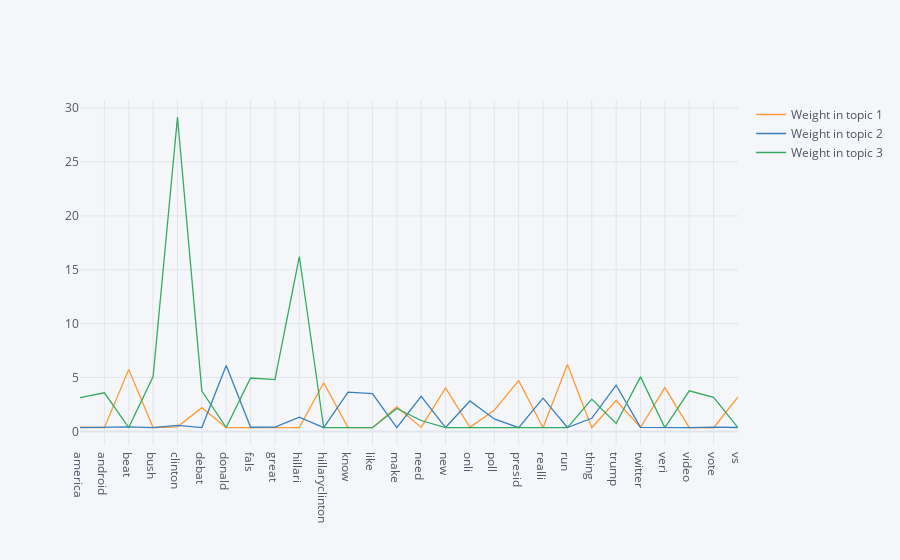

Notebook cell for this chart:
### Code cell
df.set_index('Words').iplot()

### Figure 1 — Plotly figure (JSON) as saved in the notebook; plotly's stock layout.template omitted (floating-point values rounded to 4 significant figures)
{"data": [{"line": {"color": "rgba(255, 153, 51, 1.0)", "dash": "solid", "shape": "linear", "width": 1.3}, "mode": "lines", "name": "Weight in topic 1", "text": "", "type": "scatter", "x": ["america", "android", "beat", "bush", "clinton", "debat", "donald", "fals", "great", "hillari", "hillaryclinton", "know", "like", "make", "need", "new", "onli", "poll", "presid", "realli", "run", "thing", "trump", "twitter", "veri", "video", "vote", "vs"], "y": [0.3818, 0.3473, 5.733, 0.3584, 0.422, 2.201, 0.3438, 0.3661, 0.3718, 0.3541, 4.515, 0.3532, 0.3428, 2.265, 0.3711, 4.037, 0.3713, 1.959, 4.703, 0.342, 6.206, 0.3376, 2.857, 0.3625, 4.065, 0.3443, 0.3367, 3.192]}, {"line": {"color": "rgba(55, 128, 191, 1.0)", "dash": "solid", "shape": "linear", "width": 1.3}, "mode": "lines", "name": "Weight in topic 2", "text": "", "type": "scatter", "x": ["america", "android", "beat", "bush", "clinton", "debat", "donald", "fals", "great", "hillari", "hillaryclinton", "know", "like", "make", "need", "new", "onli", "poll", "presid", "realli", "run", "thing", "trump", "twitter", "veri", "video", "vote", "vs"], "y": [0.3449, 0.3697, 0.4148, 0.3456, 0.553, 0.3498, 6.117, 0.3811, 0.3962, 1.321, 0.35, 3.637, 3.496, 0.3385, 3.255, 0.3564, 2.823, 1.156, 0.341, 3.083, 0.3583, 1.213, 4.282, 0.365, 0.3496, 0.3489, 0.3978, 0.3583]}, {"line": {"color": "rgba(50, 171, 96, 1.0)", "dash": "solid", "shape": "linear", "width": 1.3}, "mode": "lines", "name": "Weight in topic 3", "text": "", "type": "scatter", "x": ["america", "android", "beat", "bush", "clinton", "debat", "donald", "fals", "great", "hillari", "hillaryclinton", "know", "like", "make", "need", "new", "onli", "poll", "presid", "realli", "run", "thing", "trump", "twitter", "veri", "video", "vote", "vs"], "y": [3.127, 3.581, 0.3538, 5.087, 29.15, 3.743, 0.3598, 4.95, 4.804, 16.23, 0.3392, 0.3524, 0.3393, 2.125, 1.009, 0.3544, 0.3421, 0.3615, 0.3441, 0.3427, 0.3504, 2.992, 0.7346, 5.057, 0.3446, 3.766, 3.155, 0.3416]}], "layout": {"legend": {"bgcolor": "#F5F6F9", "font": {"color": "#4D5663"}}, "paper_bgcolor": "#F5F6F9", "plot_bgcolor": "#F5F6F9", "title": {"font": {"color": "#4D5663"}}, "xaxis": {"gridcolor": "#E1E5ED", "showgrid": true, "tickfont": {"color": "#4D5663"}, "title": {"font": {"color": "#4D5663"}, "text": ""}, "zerolinecolor": "#E1E5ED"}, "yaxis": {"gridcolor": "#E1E5ED", "showgrid": true, "tickfont": {"color": "#4D5663"}, "title": {"font": {"color": "#4D5663"}, "text": ""}, "zerolinecolor": "#E1E5ED"}}}
